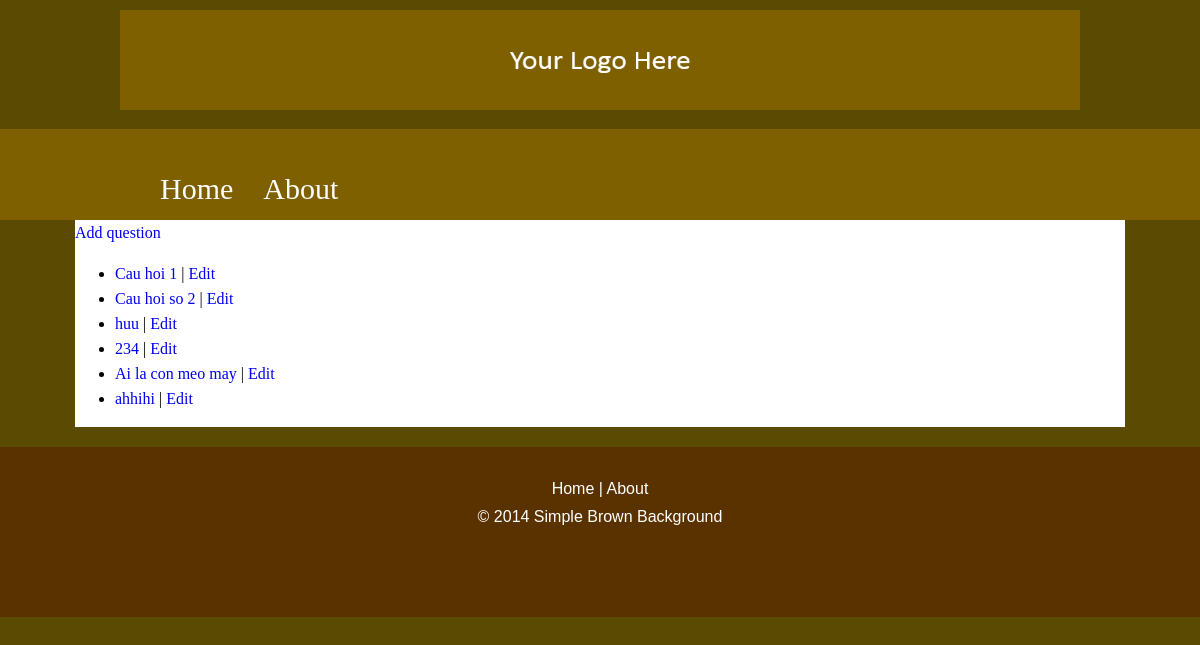
The page / on the database its author committed.
### polls/models.py (models this page shows, shortened)
class Question(models.Model):
    question_text = models.CharField('Nội dung',max_length=200)
    date_pub = models.DateTimeField('Ngày cập nhật',auto_now=False, auto_now_add=True)
    def was_published_recently(self):
        return self.date_pub >= timezone.now() - datetime.timedelta(days=1)
    was_published_recently.boolean = True
    was_published_recently.short_description = 'Published recently?'

### polls/views.py (the view)
# urls.py: url(r'^$', views.index, name='index'),
def index(request):
    context = {
        'title': 'Trang chủ',
        'questions':get_list_or_404(Question)
    }
    return render(request,'index.html', context=context)

### polls/templates/index.html
{% extends "base.html" %}
{% block content %}
<a href="{% url 'add' %}">Add question</a>
<ul>
{% for question in questions %}
    <li>
        <a href="{% url 'detail' question.id %}"
        title="{{ question.question_text }}">{{ question.question_text }}</a>
         |
        <a href="{% url 'update' question.id %}">Edit</a>
    </li>
{% endfor %}
</ul>
{% endblock content %}

### polls/static/polls/css/style.css (style rules this page uses)
body { margin :0; padding :0; background-color :#5B4A02; line-height :25px; }
a { outline :0; text-decoration:none; }

### rows shown on the page
Question: question_text "Cau hoi 1"
Question: question_text "Cau hoi so 2"
Question: question_text "huu"
Question: question_text "234"
Question: question_text "Ai la con meo may"
Question: question_text "ahhihi"
